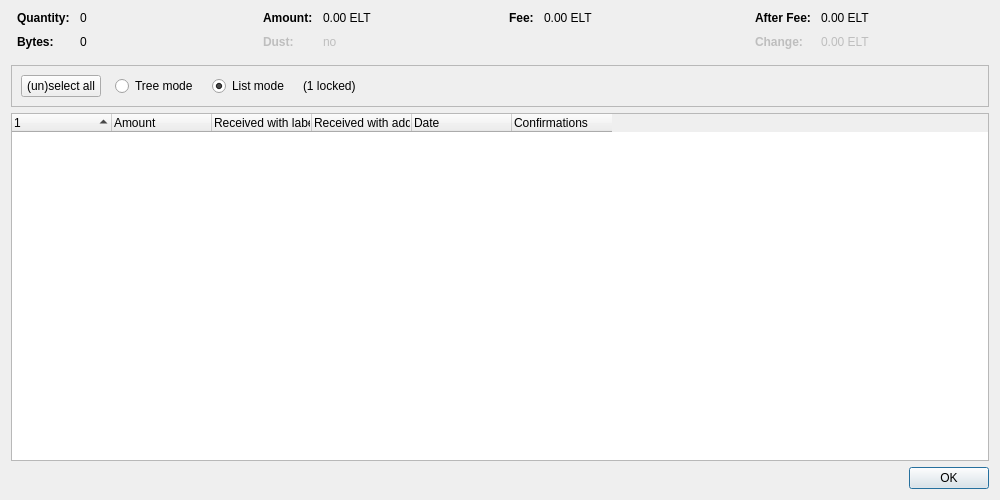
<?xml version="1.0" encoding="UTF-8"?>
<ui version="4.0">
 <class>CoinControlDialog</class>
 <widget class="QDialog" name="CoinControlDialog">
  <property name="geometry">
   <rect>
    <x>0</x>
    <y>0</y>
    <width>1000</width>
    <height>500</height>
   </rect>
  </property>
  <property name="windowTitle">
   <string>Coin Selection</string>
  </property>
  <layout class="QVBoxLayout" name="verticalLayout">
   <item>
    <layout class="QHBoxLayout" name="horizontalLayoutTop" stretch="0,0,0,0">
     <property name="topMargin">
      <number>0</number>
     </property>
     <property name="bottomMargin">
      <number>10</number>
     </property>
     <item>
      <layout class="QFormLayout" name="formLayoutCoinControl1">
       <property name="horizontalSpacing">
        <number>10</number>
       </property>
       <property name="verticalSpacing">
        <number>10</number>
       </property>
       <property name="leftMargin">
        <number>6</number>
       </property>
       <property name="rightMargin">
        <number>6</number>
       </property>
       <item row="0" column="0">
        <widget class="QLabel" name="labelCoinControlQuantityText">
         <property name="font">
          <font>
           <weight>75</weight>
           <bold>true</bold>
          </font>
         </property>
         <property name="text">
          <string>Quantity:</string>
         </property>
        </widget>
       </item>
       <item row="0" column="1">
        <widget class="QLabel" name="labelCoinControlQuantity">
         <property name="cursor">
          <cursorShape>IBeamCursor</cursorShape>
         </property>
         <property name="contextMenuPolicy">
          <enum>Qt::ActionsContextMenu</enum>
         </property>
         <property name="text">
          <string notr="true">0</string>
         </property>
         <property name="textInteractionFlags">
          <set>Qt::LinksAccessibleByMouse|Qt::TextSelectableByKeyboard|Qt::TextSelectableByMouse</set>
         </property>
        </widget>
       </item>
       <item row="1" column="0">
        <widget class="QLabel" name="labelCoinControlBytesText">
         <property name="font">
          <font>
           <weight>75</weight>
           <bold>true</bold>
          </font>
         </property>
         <property name="text">
          <string>Bytes:</string>
         </property>
        </widget>
       </item>
       <item row="1" column="1">
        <widget class="QLabel" name="labelCoinControlBytes">
         <property name="cursor">
          <cursorShape>IBeamCursor</cursorShape>
         </property>
         <property name="contextMenuPolicy">
          <enum>Qt::ActionsContextMenu</enum>
         </property>
         <property name="text">
          <string notr="true">0</string>
         </property>
         <property name="textInteractionFlags">
          <set>Qt::LinksAccessibleByMouse|Qt::TextSelectableByKeyboard|Qt::TextSelectableByMouse</set>
         </property>
        </widget>
       </item>
      </layout>
     </item>
     <item>
      <layout class="QFormLayout" name="formLayoutCoinControl2">
       <property name="horizontalSpacing">
        <number>10</number>
       </property>
       <property name="verticalSpacing">
        <number>10</number>
       </property>
       <property name="leftMargin">
        <number>6</number>
       </property>
       <property name="rightMargin">
        <number>6</number>
       </property>
       <item row="0" column="0">
        <widget class="QLabel" name="labelCoinControlAmountText">
         <property name="font">
          <font>
           <weight>75</weight>
           <bold>true</bold>
          </font>
         </property>
         <property name="text">
          <string>Amount:</string>
         </property>
        </widget>
       </item>
       <item row="0" column="1">
        <widget class="QLabel" name="labelCoinControlAmount">
         <property name="cursor">
          <cursorShape>IBeamCursor</cursorShape>
         </property>
         <property name="contextMenuPolicy">
          <enum>Qt::ActionsContextMenu</enum>
         </property>
         <property name="text">
          <string notr="true">0.00 ELT</string>
         </property>
         <property name="textInteractionFlags">
          <set>Qt::LinksAccessibleByMouse|Qt::TextSelectableByKeyboard|Qt::TextSelectableByMouse</set>
         </property>
        </widget>
       </item>
       <item row="1" column="0">
        <widget class="QLabel" name="labelCoinControlLowOutputText">
         <property name="enabled">
          <bool>false</bool>
         </property>
         <property name="font">
          <font>
           <weight>75</weight>
           <bold>true</bold>
          </font>
         </property>
         <property name="text">
          <string>Dust:</string>
         </property>
        </widget>
       </item>
       <item row="1" column="1">
        <widget class="QLabel" name="labelCoinControlLowOutput">
         <property name="enabled">
          <bool>false</bool>
         </property>
         <property name="cursor">
          <cursorShape>IBeamCursor</cursorShape>
         </property>
         <property name="contextMenuPolicy">
          <enum>Qt::ActionsContextMenu</enum>
         </property>
         <property name="text">
          <string notr="true">no</string>
         </property>
         <property name="textInteractionFlags">
          <set>Qt::LinksAccessibleByMouse|Qt::TextSelectableByKeyboard|Qt::TextSelectableByMouse</set>
         </property>
        </widget>
       </item>
      </layout>
     </item>
     <item>
      <layout class="QFormLayout" name="formLayoutCoinControl3">
       <property name="horizontalSpacing">
        <number>10</number>
       </property>
       <property name="verticalSpacing">
        <number>10</number>
       </property>
       <property name="leftMargin">
        <number>6</number>
       </property>
       <property name="rightMargin">
        <number>6</number>
       </property>
       <item row="0" column="0">
        <widget class="QLabel" name="labelCoinControlFeeText">
         <property name="font">
          <font>
           <weight>75</weight>
           <bold>true</bold>
          </font>
         </property>
         <property name="text">
          <string>Fee:</string>
         </property>
        </widget>
       </item>
       <item row="0" column="1">
        <widget class="QLabel" name="labelCoinControlFee">
         <property name="cursor">
          <cursorShape>IBeamCursor</cursorShape>
         </property>
         <property name="contextMenuPolicy">
          <enum>Qt::ActionsContextMenu</enum>
         </property>
         <property name="text">
          <string notr="true">0.00 ELT</string>
         </property>
         <property name="textInteractionFlags">
          <set>Qt::LinksAccessibleByMouse|Qt::TextSelectableByKeyboard|Qt::TextSelectableByMouse</set>
         </property>
        </widget>
       </item>
      </layout>
     </item>
     <item>
      <layout class="QFormLayout" name="formLayoutCoinControl4">
       <property name="horizontalSpacing">
        <number>10</number>
       </property>
       <property name="verticalSpacing">
        <number>10</number>
       </property>
       <property name="leftMargin">
        <number>6</number>
       </property>
       <property name="rightMargin">
        <number>6</number>
       </property>
       <item row="0" column="0">
        <widget class="QLabel" name="labelCoinControlAfterFeeText">
         <property name="font">
          <font>
           <weight>75</weight>
           <bold>true</bold>
          </font>
         </property>
         <property name="text">
          <string>After Fee:</string>
         </property>
        </widget>
       </item>
       <item row="0" column="1">
        <widget class="QLabel" name="labelCoinControlAfterFee">
         <property name="cursor">
          <cursorShape>IBeamCursor</cursorShape>
         </property>
         <property name="contextMenuPolicy">
          <enum>Qt::ActionsContextMenu</enum>
         </property>
         <property name="text">
          <string notr="true">0.00 ELT</string>
         </property>
         <property name="textInteractionFlags">
          <set>Qt::LinksAccessibleByMouse|Qt::TextSelectableByKeyboard|Qt::TextSelectableByMouse</set>
         </property>
        </widget>
       </item>
       <item row="1" column="0">
        <widget class="QLabel" name="labelCoinControlChangeText">
         <property name="enabled">
          <bool>false</bool>
         </property>
         <property name="font">
          <font>
           <weight>75</weight>
           <bold>true</bold>
          </font>
         </property>
         <property name="text">
          <string>Change:</string>
         </property>
        </widget>
       </item>
       <item row="1" column="1">
        <widget class="QLabel" name="labelCoinControlChange">
         <property name="enabled">
          <bool>false</bool>
         </property>
         <property name="cursor">
          <cursorShape>IBeamCursor</cursorShape>
         </property>
         <property name="contextMenuPolicy">
          <enum>Qt::ActionsContextMenu</enum>
         </property>
         <property name="text">
          <string notr="true">0.00 ELT</string>
         </property>
         <property name="textInteractionFlags">
          <set>Qt::LinksAccessibleByMouse|Qt::TextSelectableByKeyboard|Qt::TextSelectableByMouse</set>
         </property>
        </widget>
       </item>
      </layout>
     </item>
    </layout>
   </item>
   <item>
    <widget class="QFrame" name="frame">
     <property name="minimumSize">
      <size>
       <width>0</width>
       <height>40</height>
      </size>
     </property>
     <property name="frameShape">
      <enum>QFrame::StyledPanel</enum>
     </property>
     <property name="frameShadow">
      <enum>QFrame::Sunken</enum>
     </property>
     <layout class="QHBoxLayout" name="horizontalLayout">
      <item>
       <layout class="QHBoxLayout" name="horizontalLayoutPanel" stretch="0,0,0,0,0">
        <property name="spacing">
         <number>14</number>
        </property>
        <item>
         <widget class="QPushButton" name="pushButtonSelectAll">
          <property name="sizePolicy">
           <sizepolicy hsizetype="Maximum" vsizetype="Fixed">
            <horstretch>0</horstretch>
            <verstretch>0</verstretch>
           </sizepolicy>
          </property>
          <property name="text">
           <string>(un)select all</string>
          </property>
          <property name="autoDefault">
           <bool>false</bool>
          </property>
         </widget>
        </item>
        <item>
         <widget class="QRadioButton" name="radioTreeMode">
          <property name="sizePolicy">
           <sizepolicy hsizetype="Maximum" vsizetype="Fixed">
            <horstretch>0</horstretch>
            <verstretch>0</verstretch>
           </sizepolicy>
          </property>
          <property name="text">
           <string>Tree mode</string>
          </property>
         </widget>
        </item>
        <item>
         <widget class="QRadioButton" name="radioListMode">
          <property name="sizePolicy">
           <sizepolicy hsizetype="Maximum" vsizetype="Fixed">
            <horstretch>0</horstretch>
            <verstretch>0</verstretch>
           </sizepolicy>
          </property>
          <property name="text">
           <string>List mode</string>
          </property>
          <property name="checked">
           <bool>true</bool>
          </property>
         </widget>
        </item>
        <item>
         <widget class="QLabel" name="labelLocked">
          <property name="text">
           <string notr="true">(1 locked)</string>
          </property>
         </widget>
        </item>
        <item>
         <spacer name="horizontalSpacer">
          <property name="orientation">
           <enum>Qt::Horizontal</enum>
          </property>
          <property name="sizeHint" stdset="0">
           <size>
            <width>40</width>
            <height>20</height>
           </size>
          </property>
         </spacer>
        </item>
       </layout>
      </item>
     </layout>
    </widget>
   </item>
   <item>
    <widget class="CoinControlTreeWidget" name="treeWidget">
     <property name="contextMenuPolicy">
      <enum>Qt::CustomContextMenu</enum>
     </property>
     <property name="sortingEnabled">
      <bool>false</bool>
     </property>
     <property name="columnCount">
      <number>6</number>
     </property>
     <attribute name="headerShowSortIndicator" stdset="0">
      <bool>true</bool>
     </attribute>
     <attribute name="headerStretchLastSection">
      <bool>false</bool>
     </attribute>
     <column>
      <property name="text">
       <string/>
      </property>
     </column>
     <column>
      <property name="text">
       <string>Amount</string>
      </property>
     </column>
     <column>
      <property name="text">
       <string>Received with label</string>
      </property>
     </column>
     <column>
      <property name="text">
       <string>Received with address</string>
      </property>
     </column>
     <column>
      <property name="text">
       <string>Date</string>
      </property>
     </column>
     <column>
      <property name="text">
       <string>Confirmations</string>
      </property>
      <property name="toolTip">
       <string>Confirmed</string>
      </property>
     </column>
     <column>
      <property name="text">
       <string/>
      </property>
     </column>
     <column>
      <property name="text">
       <string/>
      </property>
     </column>
     <column>
      <property name="text">
       <string/>
      </property>
     </column>
     <column>
      <property name="text">
       <string/>
      </property>
     </column>
    </widget>
   </item>
   <item>
    <widget class="QDialogButtonBox" name="buttonBox">
     <property name="orientation">
      <enum>Qt::Horizontal</enum>
     </property>
     <property name="standardButtons">
      <set>QDialogButtonBox::Ok</set>
     </property>
    </widget>
   </item>
  </layout>
 </widget>
 <customwidgets>
  <customwidget>
   <class>CoinControlTreeWidget</class>
   <extends>QTreeWidget</extends>
   <header>qt/coincontroltreewidget.h</header>
  </customwidget>
 </customwidgets>
 <resources/>
 <connections/>
</ui>
